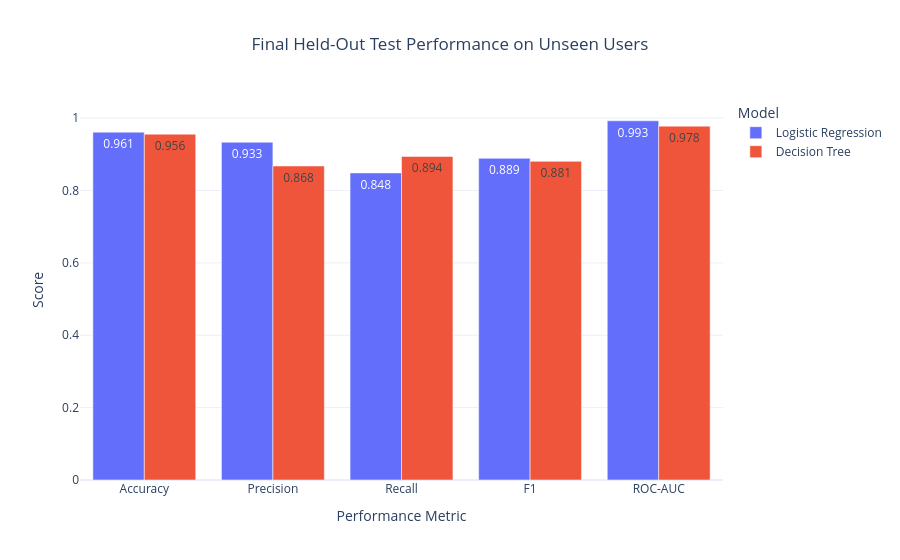

The code cell stored with this chart in its notebook:
### Markdown cell above
**Interpretation:**  
The tuned Decision Tree remained compact with a maximum depth of three, allowing its classification process to be directly inspected. Task completion rate formed the root decision rule and appeared repeatedly throughout the tree, demonstrating its dominant role in distinguishing the synthetic lower- and elevated-risk observations.

Work hours and meeting count contributed additional decision rules within particular branches. The split values represent thresholds learned from the synthetic training data and should not be interpreted as clinical or generalisable burnout thresholds.

### Code cell
# Prepare final held-out performance results for visual comparison

performance_plot = pd.DataFrame({
    "Metric": [
        "Accuracy", "Precision", "Recall", "F1", "ROC-AUC"
    ],
    "Logistic Regression": [
        lr_test_results["Accuracy"],
        lr_test_results["Precision"],
        lr_test_results["Recall"],
        lr_test_results["F1"],
        lr_test_results["ROC_AUC"]
    ],
    "Decision Tree": [
        dt_test_results["Accuracy"],
        dt_test_results["Precision"],
        dt_test_results["Recall"],
        dt_test_results["F1"],
        dt_test_results["ROC_AUC"]
    ]
})

performance_long = performance_plot.melt(
    id_vars="Metric",
    var_name="Model",
    value_name="Score"
)

fig = px.bar(
    performance_long,
    x="Metric",
    y="Score",
    color="Model",
    barmode="group",
    text_auto=".3f",
    title="Final Held-Out Test Performance on Unseen Users"
)

fig.update_layout(
    template="plotly_white",
    title_x=0.5,
    yaxis=dict(
        title="Score",
        range=[0, 1.05]
    ),
    xaxis_title="Performance Metric",
    height=560,
    legend_title="Model"
)

fig.update_traces(
    textposition="inside"
)

fig.show()

### Figure 1 — Plotly figure (JSON) as saved in the notebook; plotly's stock layout.template omitted (floating-point values rounded to 4 significant figures)
{"data": [{"alignmentgroup": "True", "hovertemplate": "Model=Logistic Regression<br>Metric=%{x}<br>Score=%{y}<extra></extra>", "legendgroup": "Logistic Regression", "marker": {"color": "#636efa", "pattern": {"shape": ""}}, "name": "Logistic Regression", "offsetgroup": "Logistic Regression", "orientation": "v", "showlegend": true, "textposition": "inside", "texttemplate": "%{y:.3f}", "type": "bar", "x": ["Accuracy", "Precision", "Recall", "F1", "ROC-AUC"], "xaxis": "x", "y": [0.9611, 0.9333, 0.8485, 0.8889, 0.9926], "yaxis": "y"}, {"alignmentgroup": "True", "hovertemplate": "Model=Decision Tree<br>Metric=%{x}<br>Score=%{y}<extra></extra>", "legendgroup": "Decision Tree", "marker": {"color": "#EF553B", "pattern": {"shape": ""}}, "name": "Decision Tree", "offsetgroup": "Decision Tree", "orientation": "v", "showlegend": true, "textposition": "inside", "texttemplate": "%{y:.3f}", "type": "bar", "x": ["Accuracy", "Precision", "Recall", "F1", "ROC-AUC"], "xaxis": "x", "y": [0.9556, 0.8676, 0.8939, 0.8806, 0.9778], "yaxis": "y"}], "layout": {"barmode": "group", "height": 560, "legend": {"title": {"text": "Model"}, "tracegroupgap": 0}, "title": {"text": "Final Held-Out Test Performance on Unseen Users", "x": 0.5}, "xaxis": {"anchor": "y", "domain": [0, 1], "title": {"text": "Performance Metric"}}, "yaxis": {"anchor": "x", "domain": [0, 1], "range": [0, 1.05], "title": {"text": "Score"}}}}
